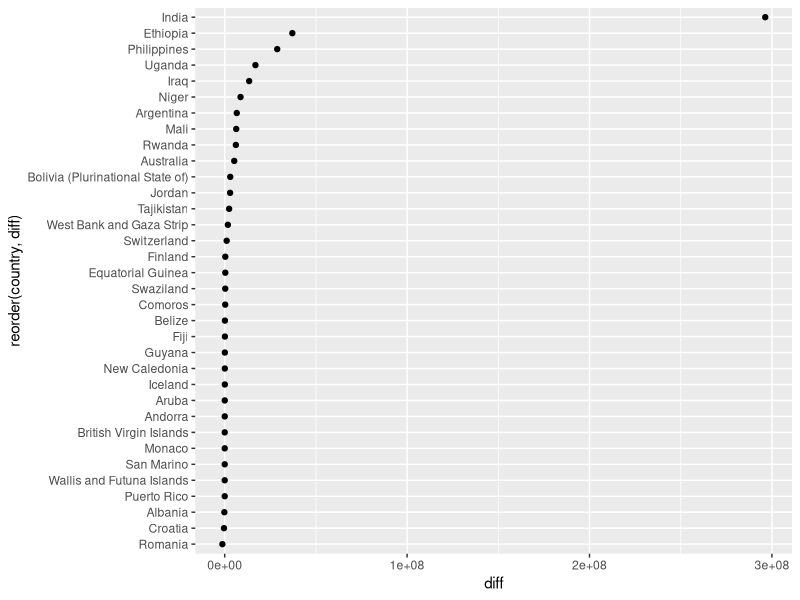
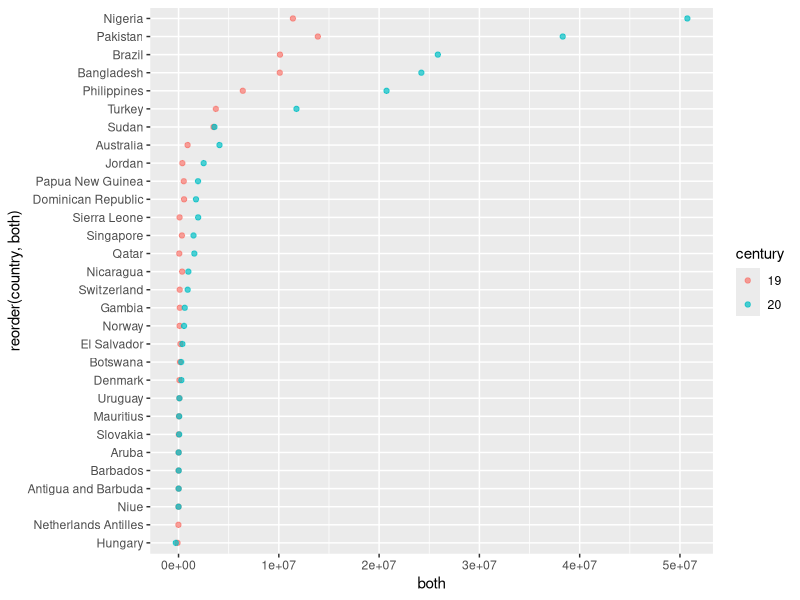
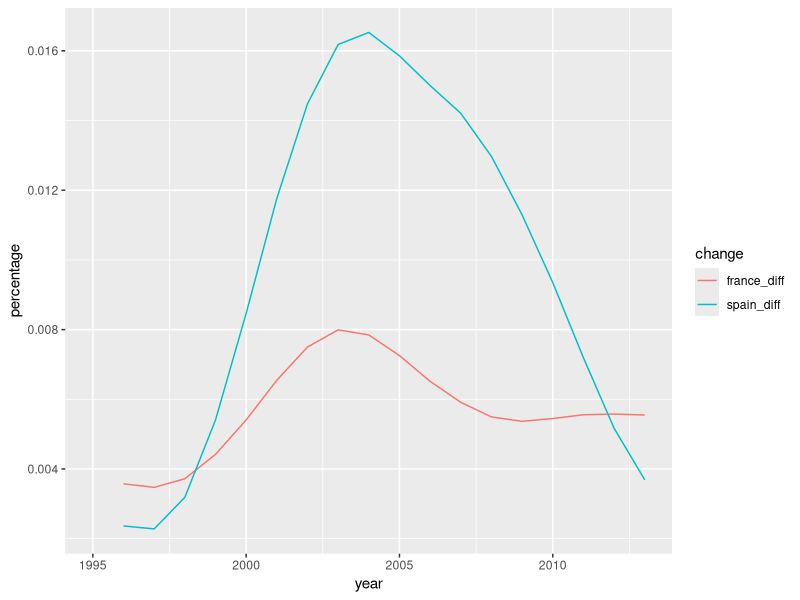

Generate these figures, in order, with R:
# Answers

library(tidyverse)

#1

population %>%
  spread(year, population) %>%
  group_by(country) %>%
  mutate(diff = `2013` - `1995`) %>%
  ungroup() %>%
  sample_n(35) %>%
  filter(complete.cases(.)) %>%
  ggplot(aes(reorder(country, diff), diff)) +
  geom_point() +
  coord_flip()

#2 
population %>%
  separate(year, c("century", "year"), sep = 2) %>%
  spread(year, population) %>%
  mutate(twentyfirst = `13` - `00`,
         twenty = `99` - `95`,
         both = pmax(twentyfirst, twenty, na.rm = T)) %>%
  select(country, century, both) %>%
  filter(country %in% sample(unique(country), 30),
         complete.cases(.)) %>%
  ggplot(aes(reorder(country, both), both, colour = century)) +
  geom_point(alpha = 0.7) +
  coord_flip()

#3
population %>%
  spread(country, population) %>%
  select(year, Spain, France) %>%
  mutate(france_diff = c(NA, diff(France)) / lag(France),
         spain_diff = c(NA, diff(Spain)) / lag(Spain)) %>%
  gather(change, percentage, france_diff, spain_diff) %>%
  select(-Spain, -France) %>%
  ggplot(aes(year, percentage, group = change, colour = change)) +
  geom_line()